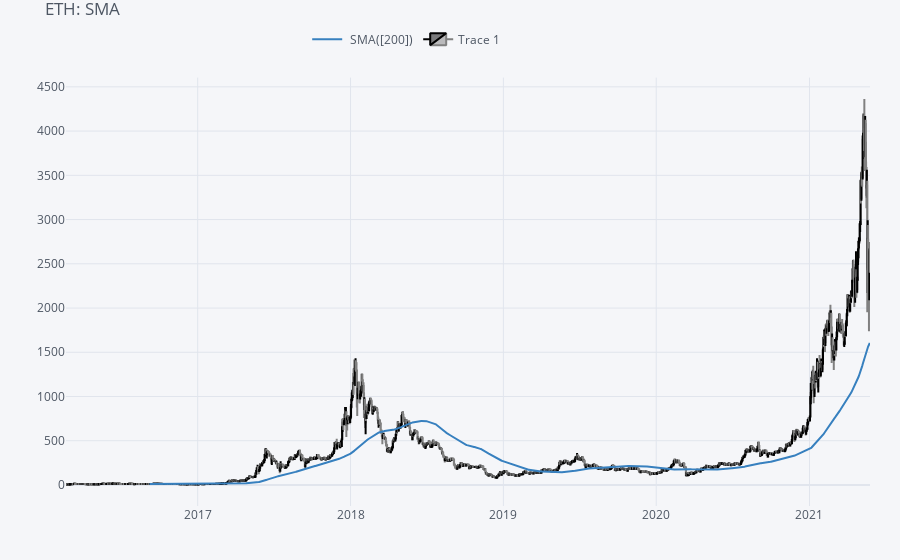

Write notebook code for a chart like this one.
### Markdown cell above
Grafico interactivo con Cufflinks

### Code cell
qf = cf.QuantFig(df, title = "ETH: SMA", legend = "top")
qf.add_sma([sma], width = 2, color = ["blue"], legendgroup = True)
qf.iplot(up_color = "black")

### Figure 1 — Plotly figure (JSON) as saved in the notebook; plotly's stock layout.template omitted (floating-point values rounded to 4 significant figures; data arrays with more than 128 entries replaced by an {"elided": "..."} marker saying what was removed)
{"data": [{"legendgroup": " SMA([200])", "line": {"color": "rgba(55, 128, 191, 1.0)", "dash": "solid", "shape": "linear", "width": 2}, "mode": "lines", "name": " SMA([200])", "showlegend": true, "text": "", "type": "scatter", "x": {"elided": "1916 str values"}, "y": {"elided": "1916 mixed values"}, "yaxis": "y2"}, {"close": {"elided": "1916 float values"}, "decreasing": {"line": {"color": "#808080"}}, "high": {"elided": "1916 float values"}, "increasing": {"line": {"color": "#000000"}}, "low": {"elided": "1916 float values"}, "name": "Trace 1", "open": {"elided": "1916 float values"}, "showlegend": true, "type": "candlestick", "x": {"elided": "1916 str values"}, "yaxis": "y2"}], "layout": {"legend": {"bgcolor": "#F5F6F9", "font": {"color": "#4D5663"}, "orientation": "h", "x": 0.3, "y": 0.95, "yanchor": "bottom"}, "margin": {"b": 30, "l": 30, "r": 30, "t": 30}, "paper_bgcolor": "#F5F6F9", "plot_bgcolor": "#F5F6F9", "showlegend": true, "title": {"font": {"color": "#4D5663"}, "text": "ETH: SMA"}, "xaxis": {"anchor": "y2", "gridcolor": "#E1E5ED", "rangeselector": {"bgcolor": "rgba(150, 200, 250, 1)", "buttons": [{"count": 1, "label": "1m", "step": "month", "stepmode": "backward"}, {"count": 1, "label": "1y", "step": "year", "stepmode": "backward"}], "font": {"size": 13}, "visible": false, "x": 0, "y": 0.9}, "rangeslider": {"visible": false}, "showgrid": true, "tickfont": {"color": "#4D5663"}, "title": {"font": {"color": "#4D5663"}, "text": ""}, "zerolinecolor": "#E1E5ED"}, "yaxis": {"gridcolor": "#E1E5ED", "showgrid": true, "showticklabels": false, "tickfont": {"color": "#4D5663"}, "title": {"font": {"color": "#4D5663"}, "text": ""}, "zerolinecolor": "#E1E5ED"}, "yaxis2": {"domain": [0, 0.9], "gridcolor": "#E1E5ED", "showgrid": true, "tickfont": {"color": "#4D5663"}, "title": {"font": {"color": "#4D5663"}, "text": ""}, "zerolinecolor": "#E1E5ED"}}}
